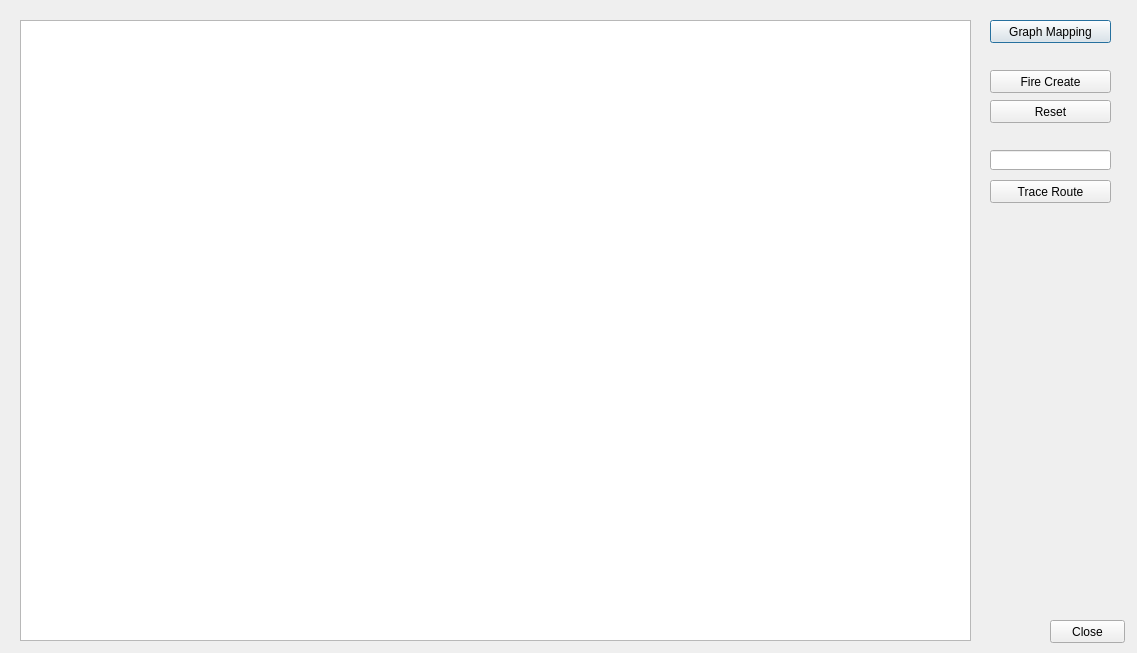
<?xml version="1.0" encoding="UTF-8"?>
<ui version="4.0">
 <class>Dialog</class>
 <widget class="QDialog" name="Dialog">
  <property name="geometry">
   <rect>
    <x>0</x>
    <y>0</y>
    <width>1137</width>
    <height>653</height>
   </rect>
  </property>
  <property name="windowTitle">
   <string>Dialog</string>
  </property>
  <widget class="QGraphicsView" name="graphicsView">
   <property name="geometry">
    <rect>
     <x>20</x>
     <y>20</y>
     <width>951</width>
     <height>621</height>
    </rect>
   </property>
  </widget>
  <widget class="QPushButton" name="pushButton">
   <property name="geometry">
    <rect>
     <x>990</x>
     <y>20</y>
     <width>121</width>
     <height>23</height>
    </rect>
   </property>
   <property name="text">
    <string>Graph Mapping</string>
   </property>
  </widget>
  <widget class="QPushButton" name="pushButton_2">
   <property name="geometry">
    <rect>
     <x>990</x>
     <y>180</y>
     <width>121</width>
     <height>23</height>
    </rect>
   </property>
   <property name="text">
    <string>Trace Route</string>
   </property>
  </widget>
  <widget class="QLineEdit" name="lineEdit">
   <property name="geometry">
    <rect>
     <x>990</x>
     <y>150</y>
     <width>121</width>
     <height>20</height>
    </rect>
   </property>
  </widget>
  <widget class="QPushButton" name="pushButton_3">
   <property name="geometry">
    <rect>
     <x>990</x>
     <y>70</y>
     <width>121</width>
     <height>23</height>
    </rect>
   </property>
   <property name="text">
    <string>Fire Create</string>
   </property>
  </widget>
  <widget class="QPushButton" name="pushButton_4">
   <property name="geometry">
    <rect>
     <x>990</x>
     <y>100</y>
     <width>121</width>
     <height>23</height>
    </rect>
   </property>
   <property name="text">
    <string>Reset</string>
   </property>
  </widget>
  <widget class="QPushButton" name="pushButton_5">
   <property name="geometry">
    <rect>
     <x>1050</x>
     <y>620</y>
     <width>75</width>
     <height>23</height>
    </rect>
   </property>
   <property name="text">
    <string>Close</string>
   </property>
  </widget>
 </widget>
 <resources/>
 <connections/>
</ui>
